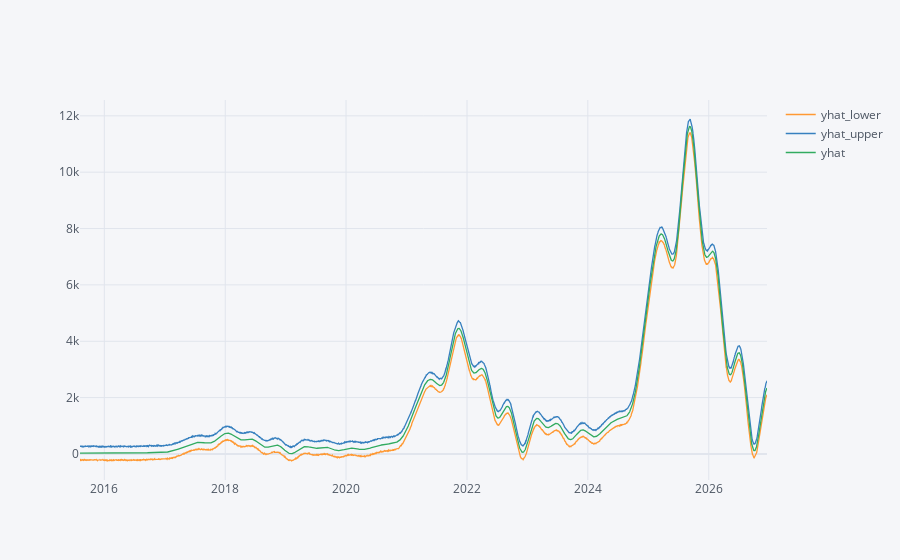

Here is the notebook cell this chart was saved with:
### Code cell
# final plot but with plotly
forecastPlotly = forecast.copy()
forecastPlotly['date'] = pd.to_datetime(forecastPlotly['ds'])
forecastPlotly = forecastPlotly.set_index('date')
forecastPlotly = forecastPlotly.drop(['ds'], axis=1)
forecastPlotly[['yhat_lower','yhat_upper', 'yhat']].iplot()

### Figure 1 — Plotly figure (JSON) as saved in the notebook; plotly's stock layout.template omitted (floating-point values rounded to 4 significant figures; data arrays with more than 128 entries replaced by an {"elided": "..."} marker saying what was removed)
{"data": [{"line": {"color": "rgba(255, 153, 51, 1.0)", "dash": "solid", "shape": "linear", "width": 1.3}, "mode": "lines", "name": "yhat_lower", "text": "", "type": "scatter", "x": {"elided": "4152 str values"}, "y": {"elided": "4152 float values"}}, {"line": {"color": "rgba(55, 128, 191, 1.0)", "dash": "solid", "shape": "linear", "width": 1.3}, "mode": "lines", "name": "yhat_upper", "text": "", "type": "scatter", "x": {"elided": "4152 str values"}, "y": {"elided": "4152 float values"}}, {"line": {"color": "rgba(50, 171, 96, 1.0)", "dash": "solid", "shape": "linear", "width": 1.3}, "mode": "lines", "name": "yhat", "text": "", "type": "scatter", "x": {"elided": "4152 str values"}, "y": {"elided": "4152 float values"}}], "layout": {"legend": {"bgcolor": "#F5F6F9", "font": {"color": "#4D5663"}}, "paper_bgcolor": "#F5F6F9", "plot_bgcolor": "#F5F6F9", "title": {"font": {"color": "#4D5663"}}, "xaxis": {"gridcolor": "#E1E5ED", "showgrid": true, "tickfont": {"color": "#4D5663"}, "title": {"font": {"color": "#4D5663"}, "text": ""}, "zerolinecolor": "#E1E5ED"}, "yaxis": {"gridcolor": "#E1E5ED", "showgrid": true, "tickfont": {"color": "#4D5663"}, "title": {"font": {"color": "#4D5663"}, "text": ""}, "zerolinecolor": "#E1E5ED"}}}
